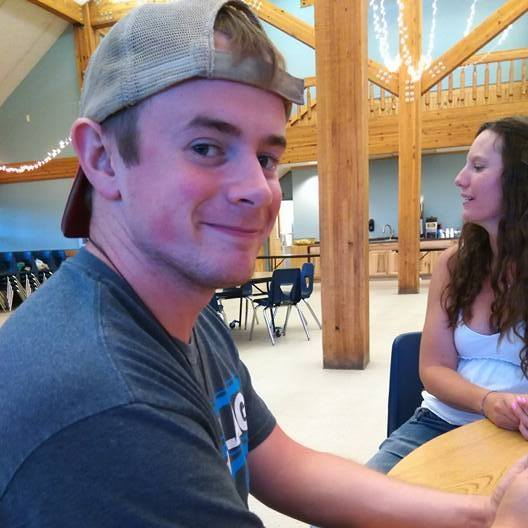
#> input picture prof pic.jpg, 528 x 528 px
$ python main.py
#> lines starting #> are read from the running program, lines starting #| are printed output that depends on the picture


import numpy as np
import cv2
import math
from matplotlib import pyplot as plt


#testarray
im1=cv2.imread('prof pic.jpg')
#> im1 is the input picture: shape (528, 528, 3); mean B, G, R 125.2, 123.5, 136.6
img = cv2.cvtColor(im1, cv2.COLOR_BGR2GRAY)
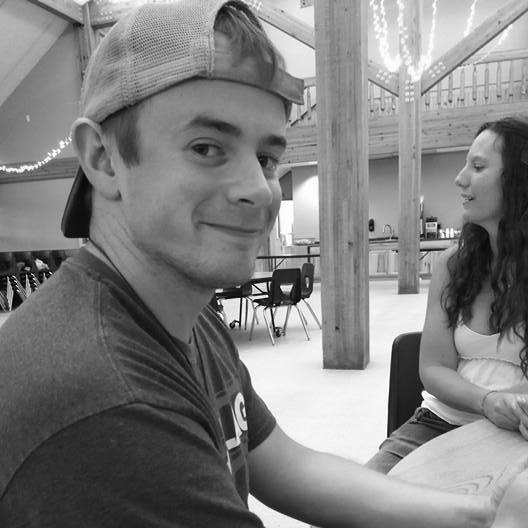
#> img: shape (528, 528); min 0, max 255, mean 127.6
plt.figure()
plt.imshow(img)
plt.imshow(img,cmap='gray', vmin=0, vmax=255)


length, width = img.shape
#> length = 528; width = 528
radius = 0.5*min(length,width)
#> radius = 264
radius
for i in range(length):
    for j in range(width):
        if math.sqrt((i-length/2)**2 + (j-width/2)**2) > radius:
            img[i,j] = 128
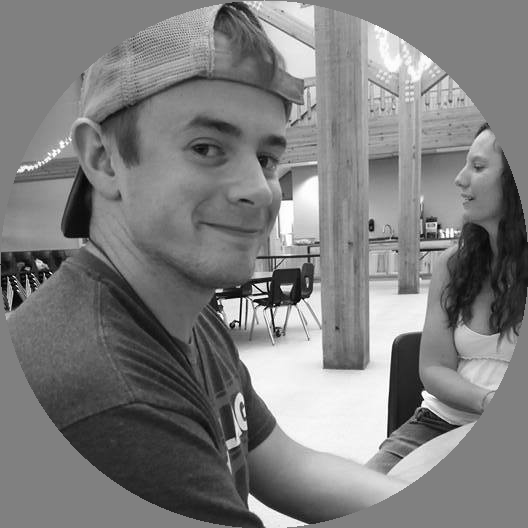
#> img: shape (528, 528); min 0, max 255, mean 126.1
plt.figure()
#plt.imshow(img)
plt.imshow(img,cmap='gray', vmin=0, vmax=255)
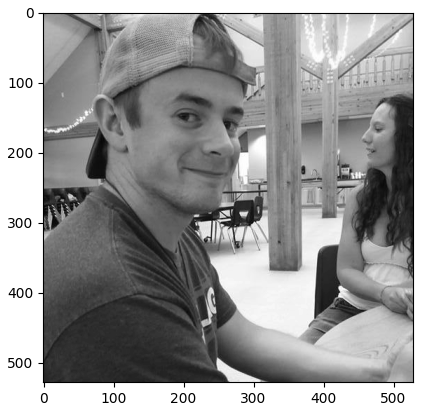
#> figure drawn by matplotlib, 1 panel

$ run again, with kuma.jpg copied over prof pic.jpg
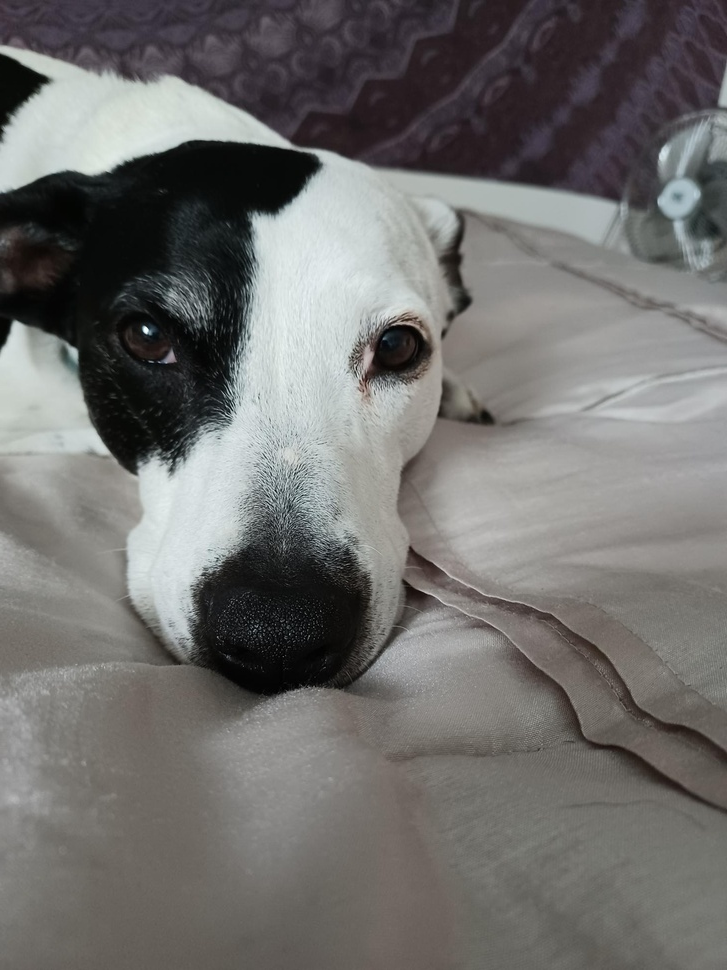
#> input picture kuma.jpg, 727 x 970 px, shrunk from 1500 x 2000 before the run
#> im1 is the input picture: shape (970, 727, 3); mean B, G, R 109.4, 111.1, 112.1
#> after the loop `for i in range(length):`:
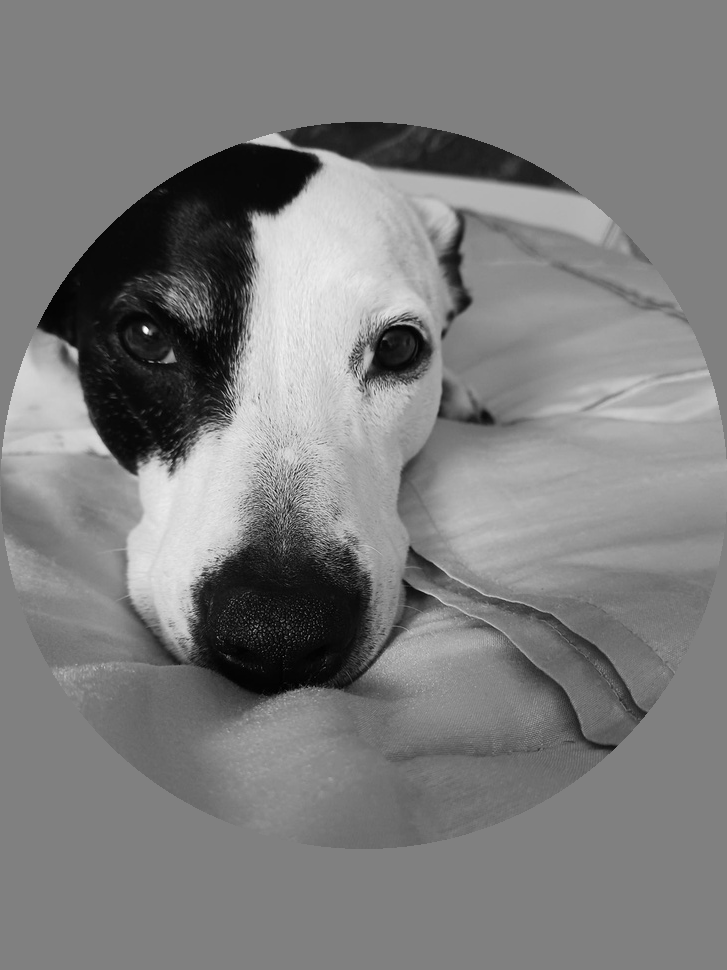
#> img: shape (970, 727); min 0, max 253, mean 125.2
#> `plt.imshow(img,cmap='gray', vmin=0, vmax=255)`:
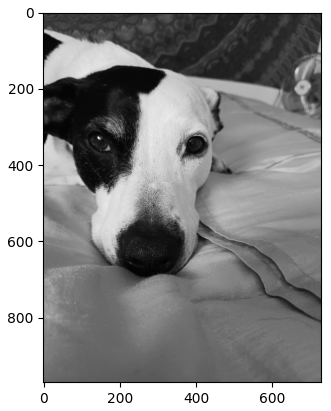
#> figure drawn by matplotlib, 1 panel

$ run again, with kuma2.jpg copied over prof pic.jpg
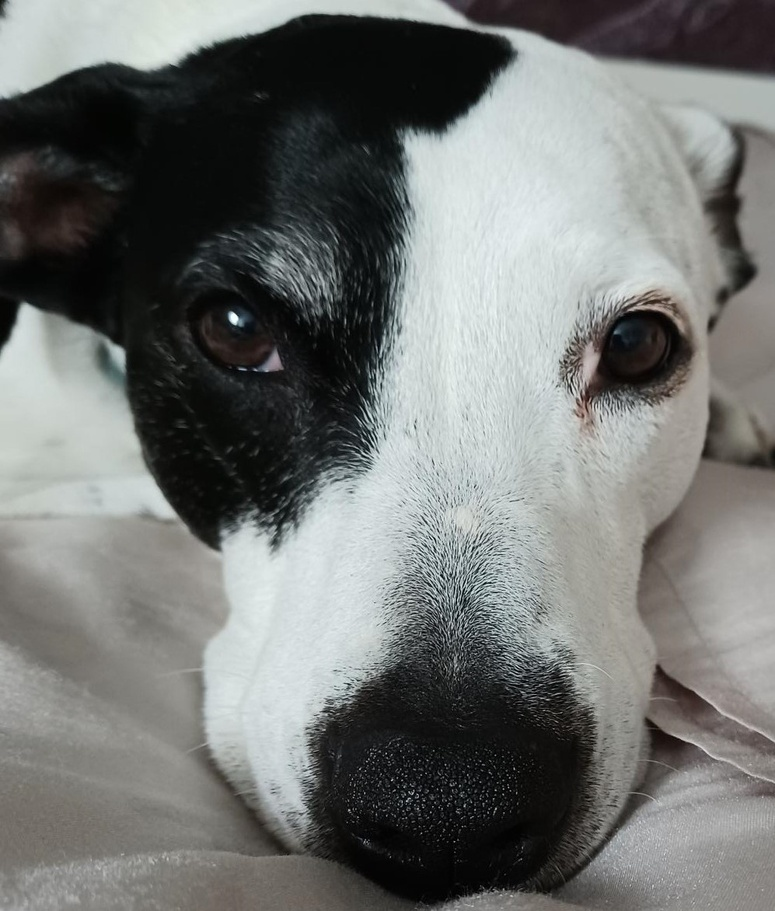
#> input picture kuma2.jpg, 775 x 911 px, shrunk from 997 x 1172 before the run
#> im1 is the input picture: shape (911, 775, 3); mean B, G, R 114.1, 116.1, 113.9
#> after the loop `for i in range(length):`:
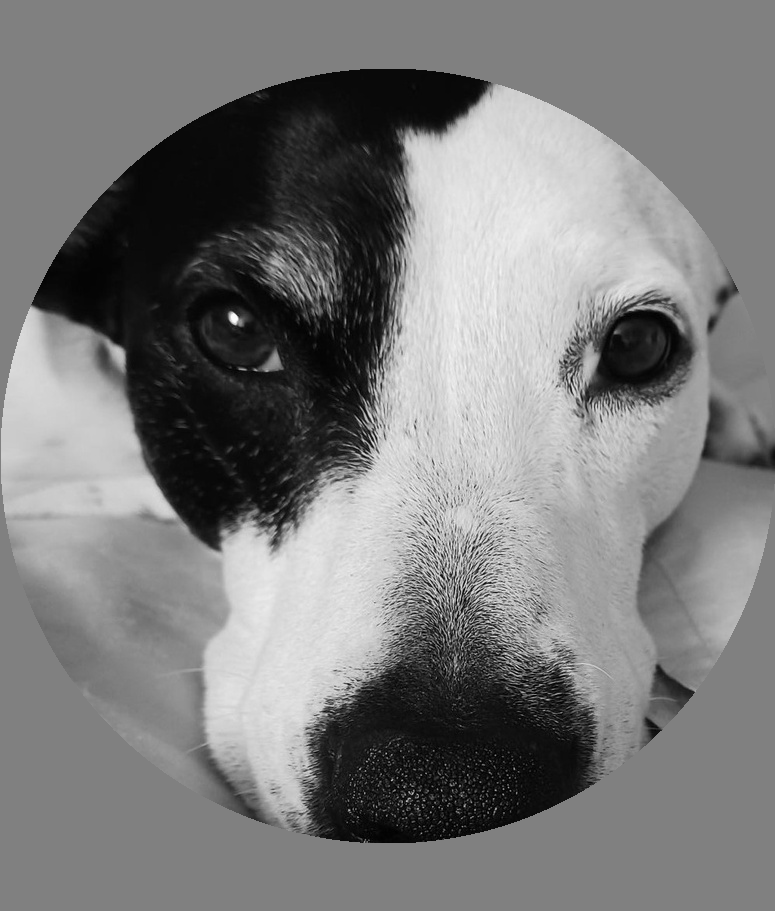
#> img: shape (911, 775); min 0, max 253, mean 123
#> `plt.imshow(img,cmap='gray', vmin=0, vmax=255)`:
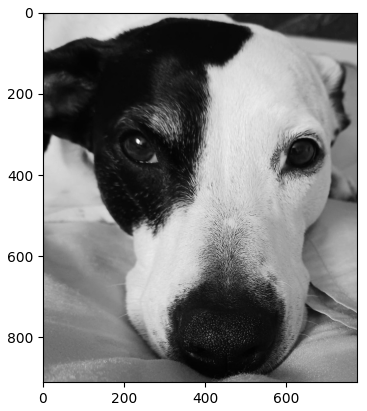
#> figure drawn by matplotlib, 1 panel

$ run again, with pup.jpg copied over prof pic.jpg
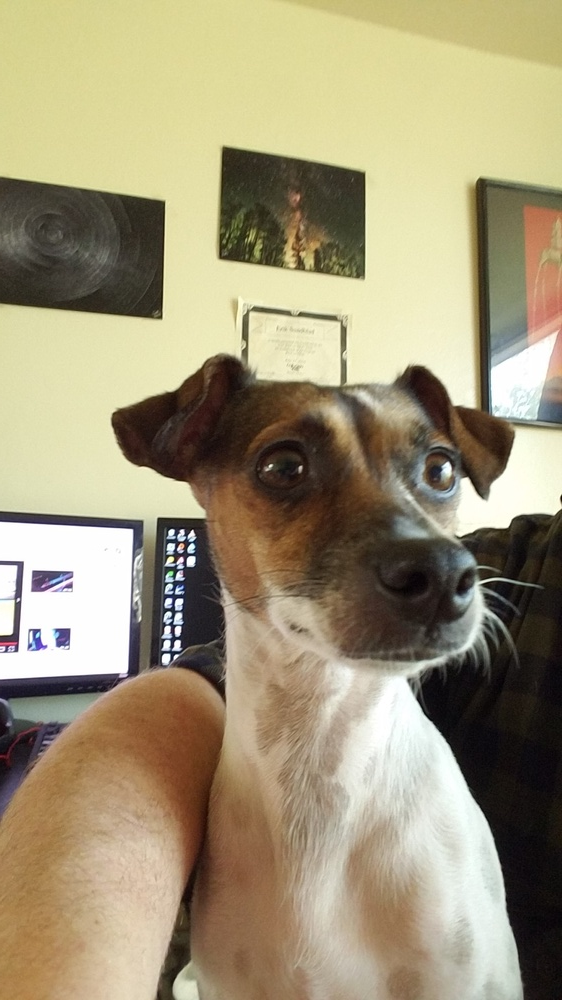
#> input picture pup.jpg, 562 x 1000 px, shrunk from 1080 x 1920 before the run
#> im1 is the input picture: shape (1000, 562, 3); mean B, G, R 120.8, 149.9, 160.9
#> after the loop `for i in range(length):`:
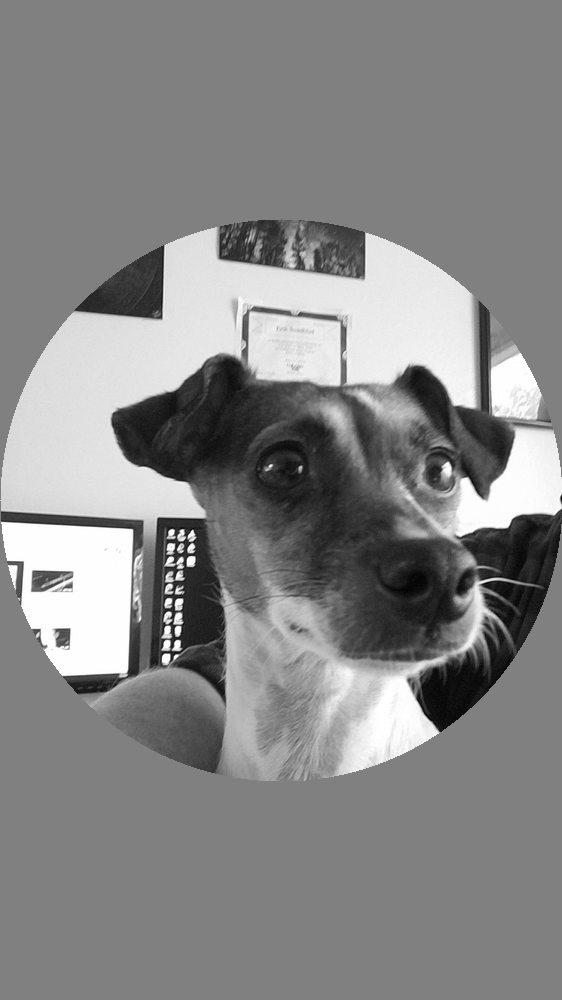
#> img: shape (1000, 562); min 2, max 255, mean 134.5
#> `plt.imshow(img,cmap='gray', vmin=0, vmax=255)`:
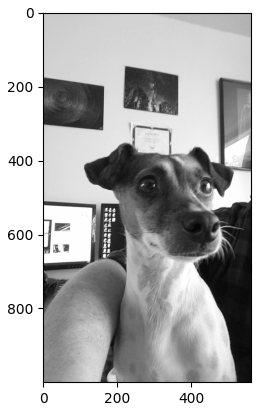
#> figure drawn by matplotlib, 1 panel
